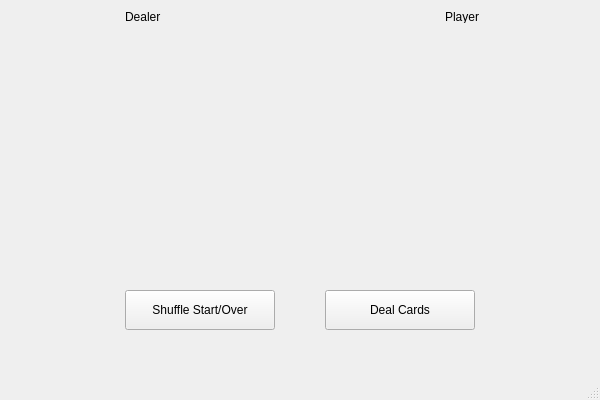
<?xml version="1.0" encoding="UTF-8"?>
<ui version="4.0">
 <class>MainWindow</class>
 <widget class="QMainWindow" name="MainWindow">
  <property name="geometry">
   <rect>
    <x>0</x>
    <y>0</y>
    <width>600</width>
    <height>400</height>
   </rect>
  </property>
  <property name="windowTitle">
   <string>MainWindow</string>
  </property>
  <property name="styleSheet">
   <string notr="true">background-color: &quot;green&quot;;</string>
  </property>
  <widget class="QWidget" name="centralwidget">
   <widget class="QPushButton" name="spushButton">
    <property name="geometry">
     <rect>
      <x>125</x>
      <y>290</y>
      <width>150</width>
      <height>40</height>
     </rect>
    </property>
    <property name="styleSheet">
     <string notr="true">background-color: light gray;</string>
    </property>
    <property name="text">
     <string>Shuffle Start/Over</string>
    </property>
   </widget>
   <widget class="QPushButton" name="dpushButton">
    <property name="geometry">
     <rect>
      <x>325</x>
      <y>290</y>
      <width>150</width>
      <height>40</height>
     </rect>
    </property>
    <property name="styleSheet">
     <string notr="true">background-color: light gray;</string>
    </property>
    <property name="text">
     <string>Deal Cards</string>
    </property>
   </widget>
   <widget class="QLabel" name="dealerlabel">
    <property name="geometry">
     <rect>
      <x>125</x>
      <y>40</y>
      <width>150</width>
      <height>218</height>
     </rect>
    </property>
    <property name="text">
     <string/>
    </property>
    <property name="pixmap">
     <pixmap>images/cards/2_of_clubs.png</pixmap>
    </property>
    <property name="scaledContents">
     <bool>true</bool>
    </property>
   </widget>
   <widget class="QLabel" name="playerLabel">
    <property name="geometry">
     <rect>
      <x>325</x>
      <y>40</y>
      <width>150</width>
      <height>218</height>
     </rect>
    </property>
    <property name="text">
     <string/>
    </property>
    <property name="pixmap">
     <pixmap>images/cards/2_of_diamonds.png</pixmap>
    </property>
    <property name="scaledContents">
     <bool>true</bool>
    </property>
   </widget>
   <widget class="QLabel" name="dlabel">
    <property name="geometry">
     <rect>
      <x>125</x>
      <y>10</y>
      <width>47</width>
      <height>13</height>
     </rect>
    </property>
    <property name="text">
     <string>Dealer</string>
    </property>
   </widget>
   <widget class="QLabel" name="plabel">
    <property name="geometry">
     <rect>
      <x>445</x>
      <y>10</y>
      <width>47</width>
      <height>13</height>
     </rect>
    </property>
    <property name="text">
     <string>Player</string>
    </property>
   </widget>
  </widget>
  <widget class="QMenuBar" name="menubar">
   <property name="geometry">
    <rect>
     <x>0</x>
     <y>0</y>
     <width>600</width>
     <height>21</height>
    </rect>
   </property>
  </widget>
  <widget class="QStatusBar" name="statusbar"/>
 </widget>
 <resources/>
 <connections/>
</ui>
